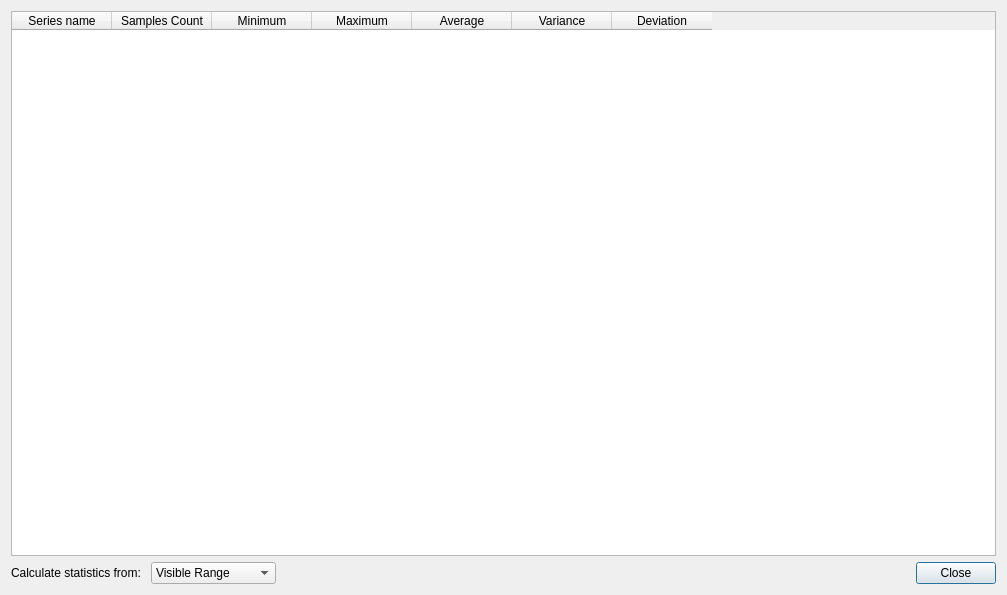
<?xml version="1.0" encoding="UTF-8"?>
<ui version="4.0">
 <class>statistics_dialog</class>
 <widget class="QDialog" name="statistics_dialog">
  <property name="geometry">
   <rect>
    <x>0</x>
    <y>0</y>
    <width>1007</width>
    <height>595</height>
   </rect>
  </property>
  <property name="windowTitle">
   <string>Statistics</string>
  </property>
  <layout class="QVBoxLayout" name="verticalLayout">
   <item>
    <widget class="QTableWidget" name="tableWidget">
     <property name="selectionMode">
      <enum>QAbstractItemView::NoSelection</enum>
     </property>
     <property name="sortingEnabled">
      <bool>false</bool>
     </property>
     <property name="columnCount">
      <number>7</number>
     </property>
     <attribute name="verticalHeaderVisible">
      <bool>false</bool>
     </attribute>
     <column>
      <property name="text">
       <string>Series name</string>
      </property>
     </column>
     <column>
      <property name="text">
       <string>Samples Count</string>
      </property>
     </column>
     <column>
      <property name="text">
       <string>Minimum</string>
      </property>
     </column>
     <column>
      <property name="text">
       <string>Maximum</string>
      </property>
     </column>
     <column>
      <property name="text">
       <string>Average</string>
      </property>
     </column>
     <column>
      <property name="text">
       <string>Variance</string>
      </property>
     </column>
     <column>
      <property name="text">
       <string>Deviation</string>
      </property>
     </column>
    </widget>
   </item>
   <item>
    <layout class="QHBoxLayout" name="horizontalLayout">
     <item>
      <widget class="QLabel" name="label">
       <property name="font">
        <font>
         <pointsize>9</pointsize>
        </font>
       </property>
       <property name="text">
        <string>Calculate statistics from: </string>
       </property>
      </widget>
     </item>
     <item>
      <widget class="QComboBox" name="rangeComboBox">
       <property name="sizePolicy">
        <sizepolicy hsizetype="Fixed" vsizetype="Fixed">
         <horstretch>0</horstretch>
         <verstretch>0</verstretch>
        </sizepolicy>
       </property>
       <property name="minimumSize">
        <size>
         <width>125</width>
         <height>0</height>
        </size>
       </property>
       <property name="font">
        <font>
         <pointsize>9</pointsize>
        </font>
       </property>
       <item>
        <property name="text">
         <string>Visible Range</string>
        </property>
       </item>
       <item>
        <property name="text">
         <string>Full Range</string>
        </property>
       </item>
      </widget>
     </item>
     <item>
      <widget class="QDialogButtonBox" name="buttonBox">
       <property name="font">
        <font>
         <pointsize>9</pointsize>
        </font>
       </property>
       <property name="orientation">
        <enum>Qt::Horizontal</enum>
       </property>
       <property name="standardButtons">
        <set>QDialogButtonBox::Close</set>
       </property>
      </widget>
     </item>
    </layout>
   </item>
  </layout>
 </widget>
 <resources/>
 <connections>
  <connection>
   <sender>buttonBox</sender>
   <signal>accepted()</signal>
   <receiver>statistics_dialog</receiver>
   <slot>accept()</slot>
   <hints>
    <hint type="sourcelabel">
     <x>248</x>
     <y>254</y>
    </hint>
    <hint type="destinationlabel">
     <x>157</x>
     <y>274</y>
    </hint>
   </hints>
  </connection>
  <connection>
   <sender>buttonBox</sender>
   <signal>rejected()</signal>
   <receiver>statistics_dialog</receiver>
   <slot>reject()</slot>
   <hints>
    <hint type="sourcelabel">
     <x>316</x>
     <y>260</y>
    </hint>
    <hint type="destinationlabel">
     <x>286</x>
     <y>274</y>
    </hint>
   </hints>
  </connection>
 </connections>
</ui>
